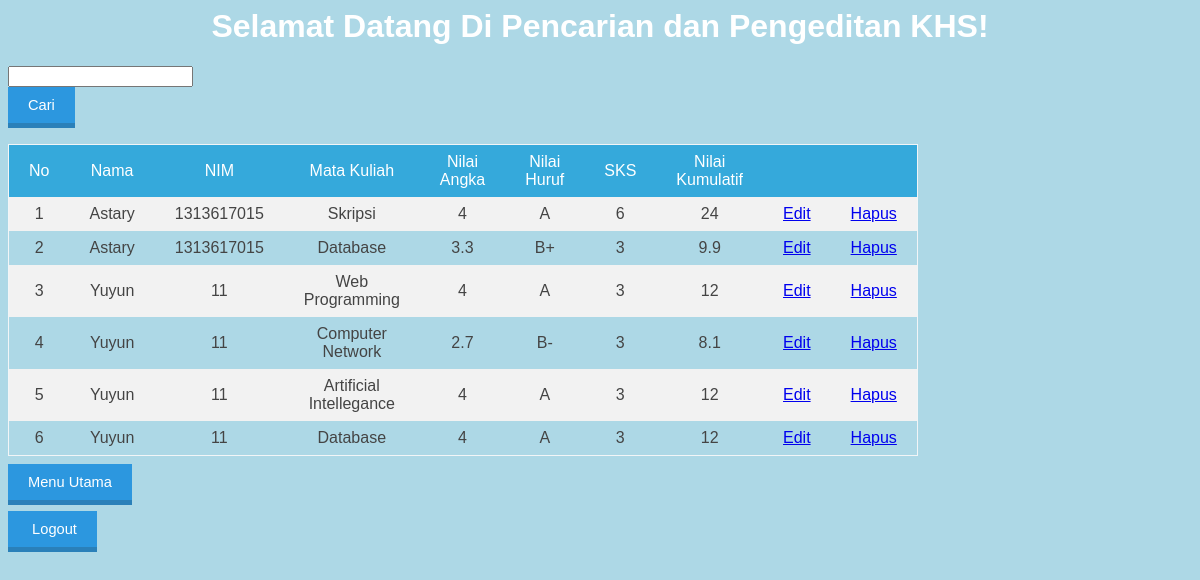
Page /number.php on the committed database.
### tables this page shows
CREATE TABLE `khs` (
  `id` int(11) NOT NULL,
  `nama` varchar(255) NOT NULL,
  `nim` int(11) NOT NULL,
  `nama_matkul` varchar(255) NOT NULL,
  `nilai_angka` double NOT NULL,
  `nilai_huruf` varchar(2) NOT NULL,
  `sks` int(11) NOT NULL,
  `nilai_kumulatif` double NOT NULL,
  `ipk` double NOT NULL
);

### number.php (the view, shortened to what this page needs)
<html>
<head>
  <link rel="stylesheet" type="text/css" href="styles.css">
</head>
<body>
  <h1 class="sansserif" style="text-align:center;"> Selamat Datang Di Pencarian dan Pengeditan KHS! </h1>
  <form action = "cari_ver_admin.php" method="GET">
  <input type="text" name="cari"/><br>
  <input type="submit" value="Cari" class="tombol"/><br>
  </form>
  <table class="table1">
    <tr>
      <th>No</th>
      <th>Nama</th>
      <th>NIM</th>
      <th>Mata Kuliah</th>
      <th>Nilai Angka</th>
      <th>Nilai Huruf</th>
      <th>SKS</th>
      <th>Nilai Kumulatif</th>
      <th></th>
      <th></th>
    </tr>
    <?php
    include "config.php";
    $sql = $pdo->prepare("SELECT * FROM `khs`");
    $sql->execute();
        $no = 1;
        while($data = $sql->fetch()){
            echo "<tr>";
            echo "<td>".$no."</td>";
            echo "<td>".$data['nama']."</td>";
            echo "<td>".$data['nim']."</td>";
            echo "<td>".$data['nama_matkul']."</td>";
            echo "<td>".$data['nilai_angka']."</td>";
            echo "<td>".$data['nilai_huruf']."</td>";
            echo "<td>".$data['sks']."</td>";
            echo "<td>".$data['nilai_kumulatif']."</td>";
            ?>
            <td>
              <a class="edit" href="edit.php?id=<?php echo $data['id']; ?>">Edit</a>
            </td>
            <td>
              <a class="hapus" href="hapus.php?id=<?php echo $data['id']; ?>">Hapus</a>
            </td>
            <?php
            echo "</tr>";
            $no++;
        }
    ?>
</table>
<br>
<a href="menu.php"class="tombol"> Menu Utama</a><br><br>
<pre>
<a href="logout.php"class="tombol"> Logout</a><br><br>
</body>
</html>

### styles.css (style rules this page uses)
.table1 { font-family: sans-serif; color: #444; border-collapse: collapse; width: 50%; border: 1px solid #f2f5f7; }
.table1 tr th { background: #35A9DB; color: #fff; font-weight: normal; }
.table1, th, td { padding: 8px 20px; text-align: center; }
.table1 tr:nth-child(even) { background-color: #f2f2f2; }
.tombol { background:#2C97DF; color:white; border-top:0; border-left:0; border-right:0; border-bottom:5px solid #2A80B9; padding:10px 20px; text-decoration:none; font-family:sans-serif; font-size:11pt; }

### number.php (style rules this page uses)
body { background-color: lightblue; }
h1 { color: white; }
h1.sansserif { font-family: Verdana, Geneva, sans-serif; }

### rows in the picture
khs: nama "Astary", nim "1313617015", nama_matkul "Skripsi", nilai_angka "4", nilai_huruf "A", sks "6", nilai_kumulatif "24"
khs: nama "Astary", nim "1313617015", nama_matkul "Database", nilai_angka "3.3", nilai_huruf "B+", sks "3", nilai_kumulatif "9.9"
khs: nama "Yuyun", nim "11", nama_matkul "Web Programming", nilai_angka "4", nilai_huruf "A", sks "3", nilai_kumulatif "12"
khs: nama "Yuyun", nim "11", nama_matkul "Computer Network", nilai_angka "2.7", nilai_huruf "B-", sks "3", nilai_kumulatif "8.1"
khs: nama "Yuyun", nim "11", nama_matkul "Artificial Intellegance", nilai_angka "4", nilai_huruf "A", sks "3", nilai_kumulatif "12"
khs: nama "Yuyun", nim "11", nama_matkul "Database", nilai_angka "4", nilai_huruf "A", sks "3", nilai_kumulatif "12"
